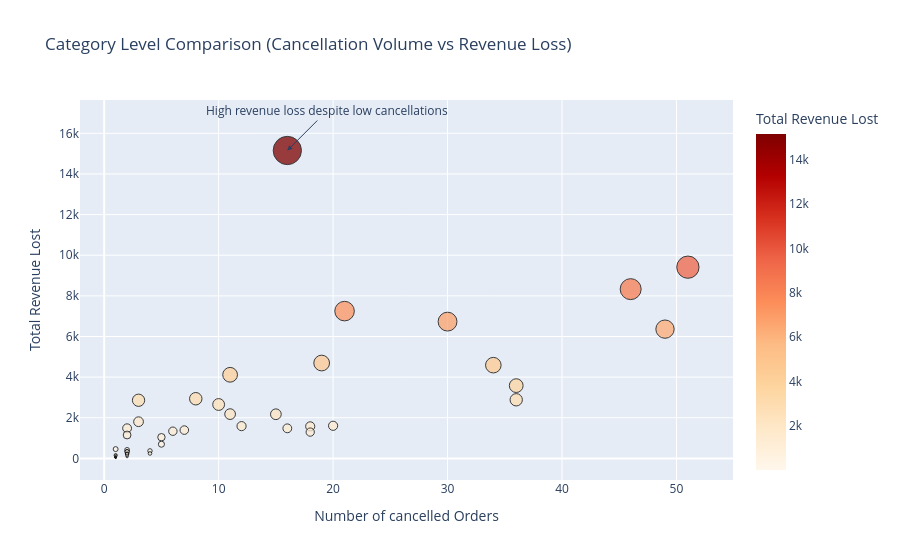

Notebook code cell kept with this figure:
### Markdown cell above
### Call the `category_lvl_vol_vs_rvn_summary()` function from `revenue_leakage_summary` <br> <br> module to load the summary for `Category Level Comparison (Volume vs Revenue)` section:

### Code cell
revenue_leakage_summary.category_lvl_vol_vs_rvn_summary(fig, cncl_count_and_amount_by_prd_cat)

### Figure 1 — Plotly figure (JSON) as saved in the notebook; plotly's stock layout.template omitted (floating-point values rounded to 4 significant figures)
{"data": [{"hovertemplate": "<b>Category:</b> %{hovertext}<br><b>Cancelled Orders:</b> %{x}<br><b>Revenue Lost:</b> %{y:.2f}<br><extra></extra>", "hovertext": ["cool_stuff", "sports_leisure", "computers_accessories", "watches_gifts", "auto", "housewares", "garden_tools", "toys", "musical_instruments", "health_beauty", "small_appliances", "furniture_decor", "home_appliances_2", "consoles_games", "electronics", "perfumery", "fixed_telephony", "baby", "stationery", "telephony", "dvds_blu_ray", "Unknown", "books_general_interest", "fashion_bags_accessories", "bed_bath_table", "construction_tools_lights", "construction_tools_safety", "pet_shop", "office_furniture", "kitchen_dining_laundry_garden_furniture", "luggage_accessories", "air_conditioning", "furniture_living_room", "costruction_tools_garden", "fashion_shoes", "home_appliances", "food", "construction_tools_construction", "market_place", "home_construction", "food_drink", "drinks", "fashion_male_clothing", "art", "diapers_and_hygiene", "audio", "christmas_supplies"], "legendgroup": "", "marker": {"color": [15150.0, 9412.0, 8331.0, 7249.0, 6732.0, 6363.0, 4694.0, 4589.0, 4116.0, 3582.0, 2937.0, 2886.0, 2862.0, 2654.0, 2181.0, 2174.0, 1807.0, 1606.0, 1590.0, 1577.0, 1484.0, 1480.0, 1394.0, 1339.0, 1296.0, 1153.0, 1043.0, 699.7, 459.6, 422.0, 371.1, 337.6, 327.4, 245.4, 233.2, 219.1, 167.7, 148.3, 140.0, 86.74, 79.37, 69.2, 56.78, 51.6, 40.02, 27.68, 20.93], "coloraxis": "coloraxis", "line": {"color": "black", "width": 1}, "opacity": 0.75, "size": [15150.0, 9412.0, 8331.0, 7249.0, 6732.0, 6363.0, 4694.0, 4589.0, 4116.0, 3582.0, 2937.0, 2886.0, 2862.0, 2654.0, 2181.0, 2174.0, 1807.0, 1606.0, 1590.0, 1577.0, 1484.0, 1480.0, 1394.0, 1339.0, 1296.0, 1153.0, 1043.0, 699.7, 459.6, 422.0, 371.1, 337.6, 327.4, 245.4, 233.2, 219.1, 167.7, 148.3, 140.0, 86.74, 79.37, 69.2, 56.78, 51.6, 40.02, 27.68, 20.93], "sizemode": "area", "sizeref": 37.88, "symbol": "circle"}, "mode": "markers", "name": "", "orientation": "v", "showlegend": false, "type": "scatter", "x": [16, 51, 46, 21, 30, 49, 19, 34, 11, 36, 8, 36, 3, 10, 11, 15, 3, 20, 12, 18, 2, 16, 7, 6, 18, 2, 5, 5, 1, 2, 4, 2, 2, 4, 2, 2, 1, 2, 1, 1, 2, 1, 1, 1, 1, 1, 1], "xaxis": "x", "y": [15150.0, 9412.0, 8331.0, 7249.0, 6732.0, 6363.0, 4694.0, 4589.0, 4116.0, 3582.0, 2937.0, 2886.0, 2862.0, 2654.0, 2181.0, 2174.0, 1807.0, 1606.0, 1590.0, 1577.0, 1484.0, 1480.0, 1394.0, 1339.0, 1296.0, 1153.0, 1043.0, 699.7, 459.6, 422.0, 371.1, 337.6, 327.4, 245.4, 233.2, 219.1, 167.7, 148.3, 140.0, 86.74, 79.37, 69.2, 56.78, 51.6, 40.02, 27.68, 20.93], "yaxis": "y"}], "layout": {"annotations": [{"arrowhead": 2, "ax": 40, "ay": -40, "showarrow": true, "text": "High revenue loss despite low cancellations", "x": 16, "y": 15150.0}], "coloraxis": {"colorbar": {"title": {"text": "Total Revenue Lost"}}, "colorscale": [[0, "rgb(255,247,236)"], [0.125, "rgb(254,232,200)"], [0.25, "rgb(253,212,158)"], [0.375, "rgb(253,187,132)"], [0.5, "rgb(252,141,89)"], [0.625, "rgb(239,101,72)"], [0.75, "rgb(215,48,31)"], [0.875, "rgb(179,0,0)"], [1, "rgb(127,0,0)"]]}, "legend": {"itemsizing": "constant", "tracegroupgap": 0}, "title": {"text": "Category Level Comparison (Cancellation Volume vs Revenue Loss)"}, "xaxis": {"anchor": "y", "domain": [0, 1], "title": {"text": "Number of cancelled Orders"}}, "yaxis": {"anchor": "x", "domain": [0, 1], "title": {"text": "Total Revenue Lost"}}}}
